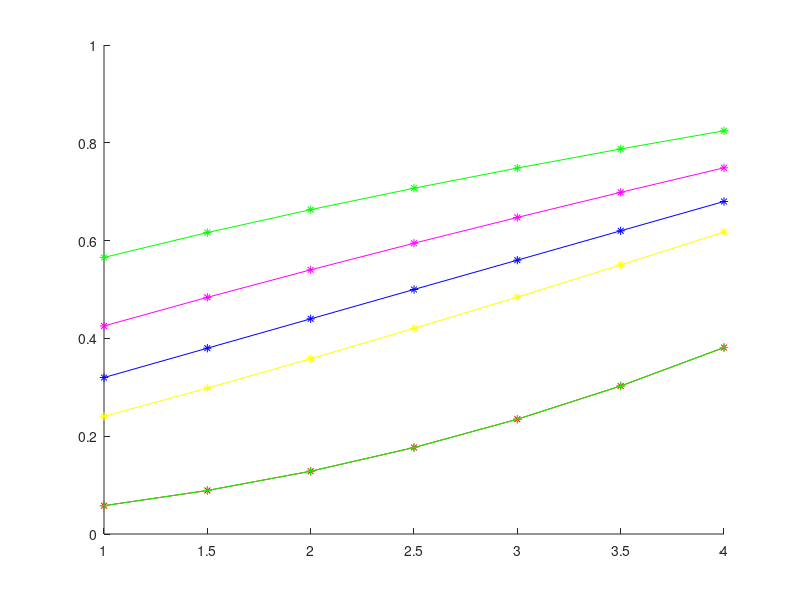

MATLAB code to generate this figure:
% Semester Test 2 - 2016, Question 3
% Related: page 79 of the textbook

clear all
clf
hold on

% Given data

x = [     1,    1.5,      2,    2.5,      3,    3.5,      4];
y = [0.0579, 0.0890, 0.1284, 0.1768, 0.2347, 0.3027, 0.3813];

% Question 3.1:
% Find a transformation from the ladder of powers which you
% feel prives the best linearisation

% Plot the original data
plot(x, y, 'r-*');

% Transform the data until we get a straight line
% Can guess or use a for loop
% Y.^n
Y = y.^(0.2);
plot(x, Y, 'g-*')

Y = y.^(0.3);
plot(x, Y, 'm-*')

Y = y.^(0.4);
plot(x, Y, 'b-*')

Y = y.^(0.5);
plot(x, Y, 'y-*')

% when n = 0.4, the data is most straight
Y = y.^(0.4);

% We now have the data in the form:
% y.^n = mx + b

% Use polyfit to determine m and b
%                        A(1)   A(2)
A = polyfit(x, Y, 1);
disp('a = ')
disp(A(1))

disp('b = ')
disp(A(2))

% Our linear model:
% y.^0.4 = 0.12*x + 0.1999

% Our non-linear model (required for least sqaures error):
% y = (0.12*x + 0.1999).^(1/0.4)
% y = (0.12*x + 0.1999).^(2.5)

% Plot the non-linear model
% y = (mx + b).^n
% NB: Use A(1) and A(2) and not rounded values
P = (A(1)*x + A(2)).^(1/0.4);
plot(x, P, 'g+-')

% Calculate the least squares error
error = norm(P - y).^2;
disp('Error = ')
disp(error)

% Extra: Brute force fitting:

bestPower = -1;
bestError = -1;

for i = 1:-0.01:0.01
    % Transform data
    Y = y.^i;

    % Create a model of the form y = (ax + b).^(1/n)
    % (Make y the subject)
    % First find a and b
    A = polyfit(x, Y, 1);
    model = (A(1)*x + A(2)).^(1/i);

    % Calculate the error (Compare fitted data to original data)
    error = norm(model - y).^2;

    if bestError == -1
        bestError = error;
    else
        if error < bestError
            bestError = error;
            bestPower = i;
        end
    end
end

disp('bestPower = ')
disp(bestPower)
disp('bestError = ')
disp(bestError)
